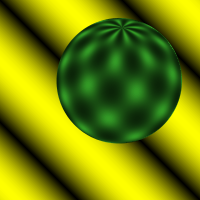
%> input picture assignment4/sphere1.ppm, 200 x 200 px; the run also reads 2 pictures not shown here
$ octave assignment4.m   (GNU Octave 9; MATLAB toolbox functions it lacks are replaced by stand-ins)
%> lines starting %> are read from the running program, lines starting %| are printed output that depends on the picture
### assignment4/readImage.m
function im = readImage(inputImage)
%> called with inputImage = 'sphere1.ppm'
    if size(imread(inputImage), 3) == 3
        im = im2double(rgb2gray(imread(inputImage)));
%> im: size 200x200 double; min 0, max 0.882, mean 0.448
    else
        im = im2double(imread(inputImage));
    end
end

### assignment4/optflowBasic.m
% Basic optic flow between just two images.
% Authors: Bas Buller & Rick Feith

function [F, ind] = optflowBasic(im1, im2, sigma, spacing, plot)
im1         = readImage(im1);
im2         = readImage(im2);
%> call 2 of readImage, with inputImage = 'sphere2.ppm'
%> in readImage (call 2), `im = im2double(rgb2gray(imread(inputImage)));`:
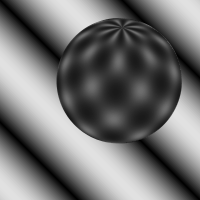
%> im: size 200x200 double; min 0, max 0.882, mean 0.449

hSections   = floor(size(im1, 2)/spacing);
%> hSections = 13
vSections   = floor(size(im1, 1)/spacing);
%> vSections = 13

% Image derivatives
Gd          = gaussianDer(sigma);

It          = im2 - im1;
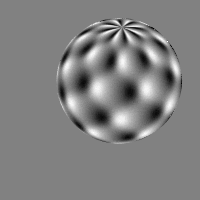
%> It: size 200x200 double; min -0.114, max 0.11, mean 5.47e-05; drawn with min black and max white
Ix          = conv2(im1, Gd, 'same');
Iy          = conv2(im1, Gd', 'same');
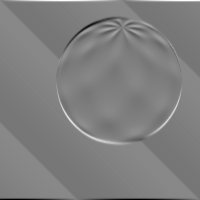
%> Iy: size 200x200 double; min -0.321, max 0.321, mean -3.55e-19; drawn with min black and max white
% [Ix, Iy]    = imgradientxy(im1);

% Flow vectors inialization in matrix
F           = zeros(vSections, hSections, 2);

% Indices of midpoints
ind                         = zeros(vSections, hSections, 2);
X                           = (0:hSections-1)*spacing+(spacing/2);
Y                           = (0:hSections-1)*spacing+(spacing/2);
[ind(:,:,1), ind(:,:,2)]    = meshgrid(X, Y);

% Determine optical flow per section of the image
for y = 0:vSections-1
    for x = 0:hSections-1
        IxWindow    = Ix((spacing*y+1):(spacing*(y+1)), (spacing*x+1):(spacing*(x+1)));
        IyWindow    = Iy((spacing*y+1):(spacing*(y+1)), (spacing*x+1):(spacing*(x+1)));
        ItWindow    = It((spacing*y+1):(spacing*(y+1)), (spacing*x+1):(spacing*(x+1)));

        A           = [IxWindow(:) IyWindow(:)];
        b           = -ItWindow(:);
        v           = pinv(A'*A)*(A')*b;

        F(y+1, x+1, 1)  = v(1);
        F(y+1, x+1, 2)  = v(2);
    end
end

if plot == 1
% Show quiver plot
    fig1 = figure('Name', 'Flow on image 1');
    imshow(im1)
    hold on
    quiver(ind(:,:,1), ind(:,:,2), F(:,:,1), F(:,:,2))

    fig2 = figure('Name', 'Flow on image 2');
    imshow(im2)
    hold on
    quiver(ind(:,:,1), ind(:,:,2), F(:,:,1), F(:,:,2))
end

end

### assignment4/readMatrix.m
function [M, MC] = readMatrix()
    M           = textread('model_house/measurement_matrix.txt');

    numPts      = size(M, 2);
    MC          = M - repmat(sum(M,2) / numPts, 1, numPts);
end

### assignment4/gaussianDer.m
%% Function Question 4
function Gd = gaussianDer(sigma)
    x   = -3*sigma:3*sigma;
    Gd  = -x.*gaussian(sigma)./(sigma^2);
end

### assignment4/gaussian.m
%% Funcion Question 1
function G = gaussian(sigma)
    x = -3*sigma:3*sigma;
    B = 1.*(exp((-x.^2)./(2.*sigma.^2)))./(sigma.*sqrt(2.*pi));
    G = B./sum(B);
end

### assignment4/assignment4.m
% Computer Vision Assignment 4 - Optical Flow
% Bas Buller & Rick Feith

close all; clear all; clc;


%% Initialize parameters
sphere1     = 'sphere1.ppm';
sphere2     = 'sphere2.ppm';
synth1      = 'synth1.pgm';
synth2      = 'synth2.pgm';

sigma       = 1;                    % Sigma value for the derivative filter
spacing     = 15;                   % Size of square patches for optical flow
plt         = 0;                    % set 1 to generate plot, set 0 for nothing


%% Basic Optical Flow between 2 images
[FSphere, indSphere]    = optflowBasic(sphere1, sphere2, sigma, spacing, plt);
[FSynth, indSynth]      = optflowBasic(synth1, synth2, sigma, spacing, plt);
%> call 2 of optflowBasic, with im1 = 'synth1.pgm', im2 = 'synth2.pgm', sigma = 1, spacing = 15, plot = 0
%> call 3 of readImage, with inputImage = 'synth1.pgm'
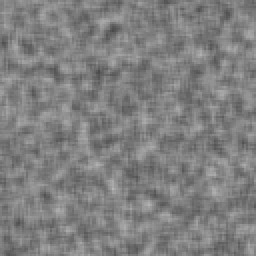
%> input picture assignment4/synth1.pgm, 128 x 128 px (shown 2 times larger)
%> in optflowBasic (call 2), `It          = im2 - im1;`:
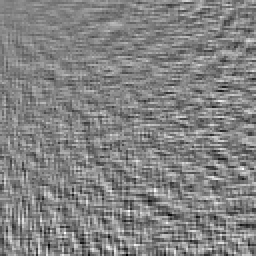
%> It: size 128x128 double (shown 2 times larger); min -0.145, max 0.137, mean 1.89e-05; drawn with min black and max white
%> in optflowBasic (call 2), `Ix          = conv2(im1, Gd, 'same');`:
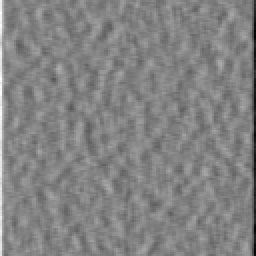
%> Ix: size 128x128 double (shown 2 times larger); min -0.234, max 0.222, mean 3.54e-05; drawn with min black and max white
%> in optflowBasic (call 2), `Iy          = conv2(im1, Gd', 'same');`:
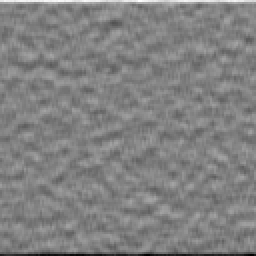
%> Iy: size 128x128 double (shown 2 times larger); min -0.23, max 0.223, mean 4.18e-07; drawn with min black and max white


%% Read House Images
plt            = 0;
[truePts, truePtsC]     = readMatrix();

for i = 1:101
    imLoc       = ['model_house/frame' num2str(i, '%08d') '.jpg'];
    im          = readImage(imLoc);
%> the run ends on the next line
